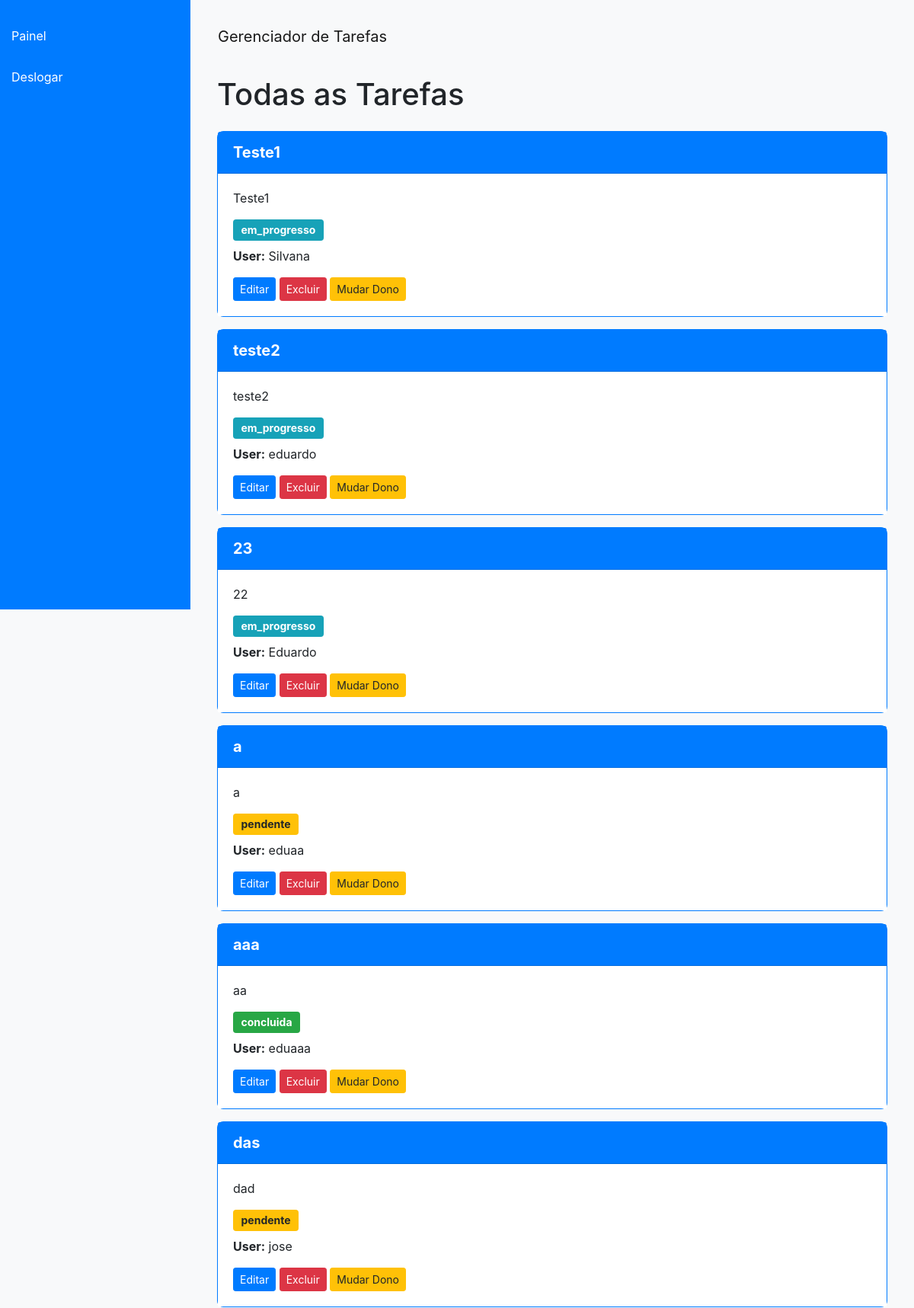
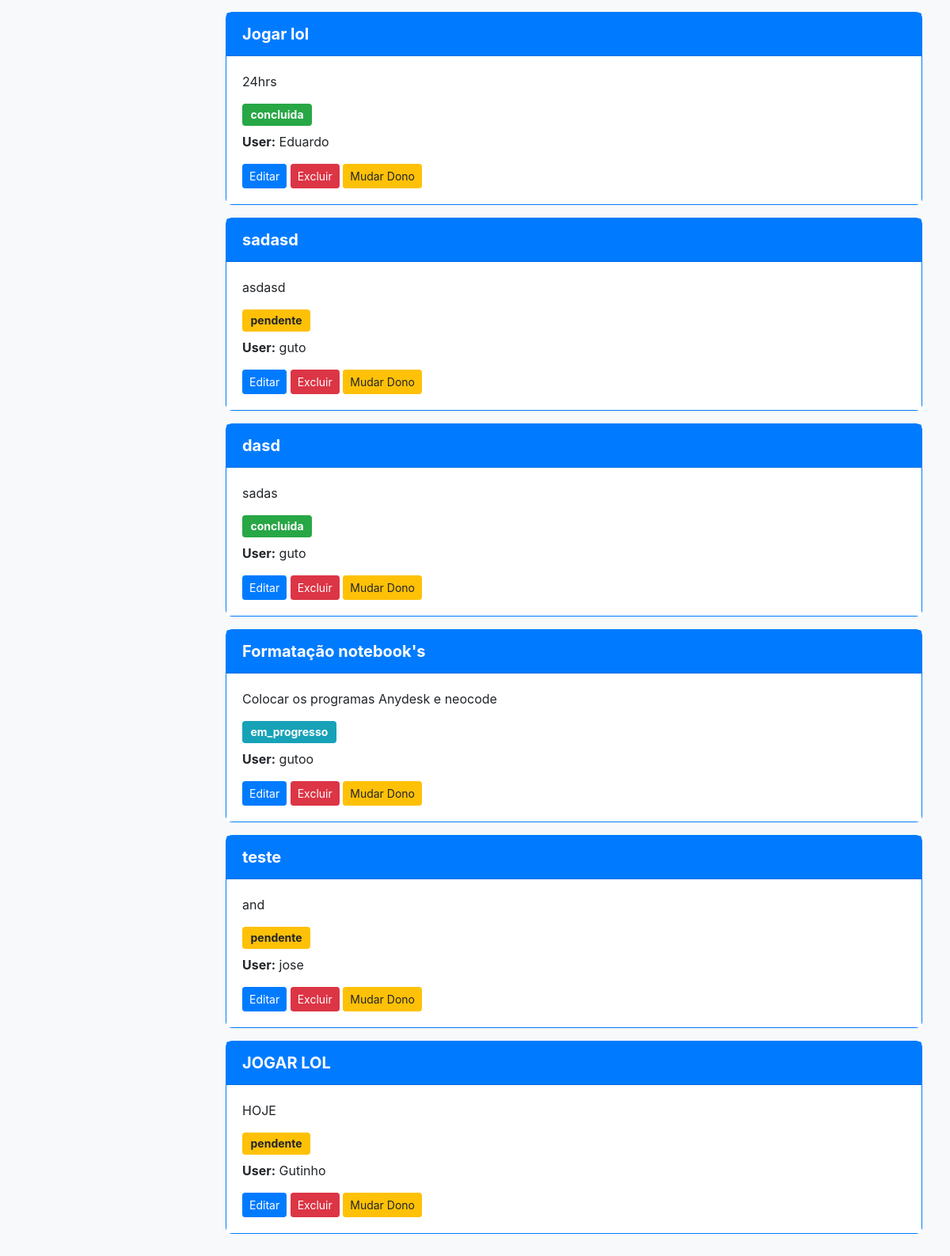
Before: /all_tasks (signed in) with the older database file (2 pictures, top to bottom).
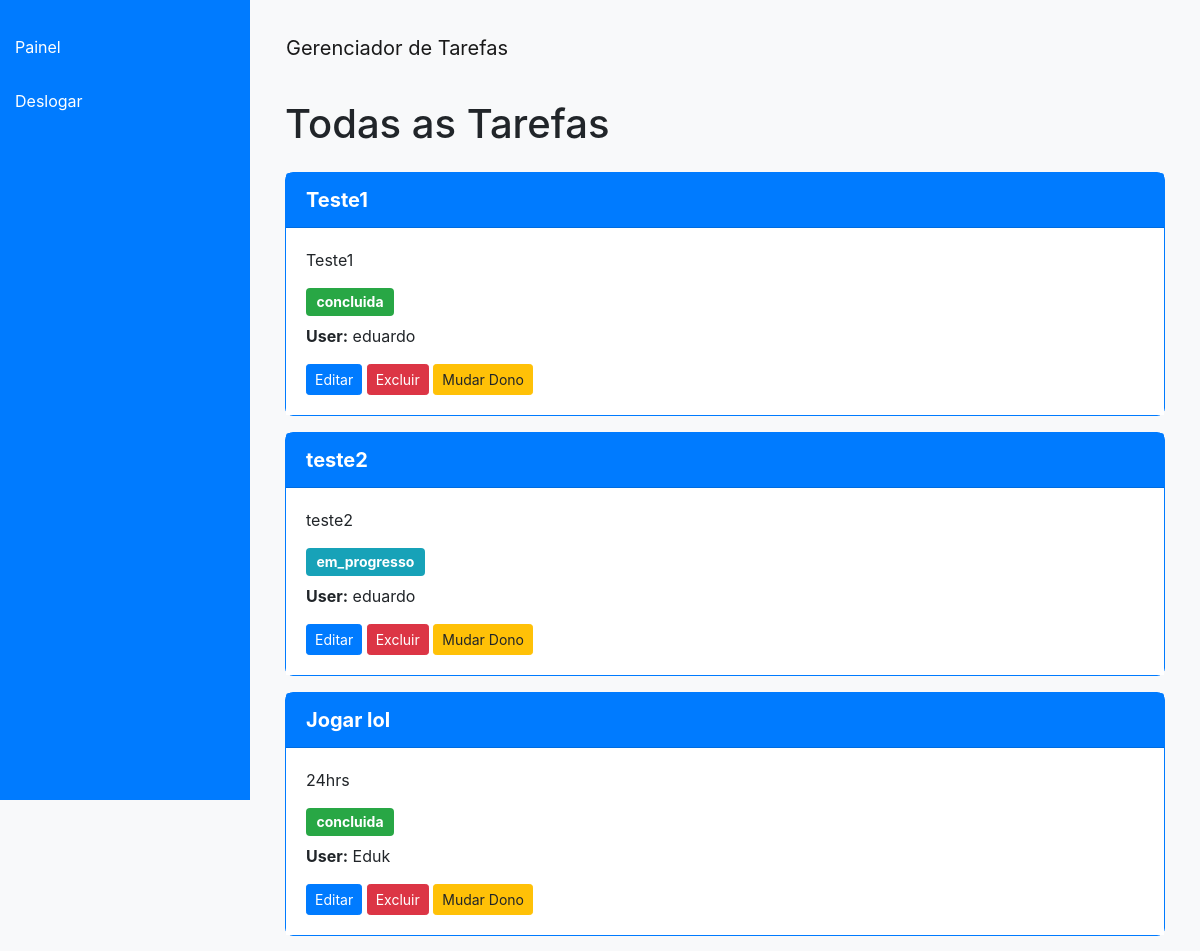
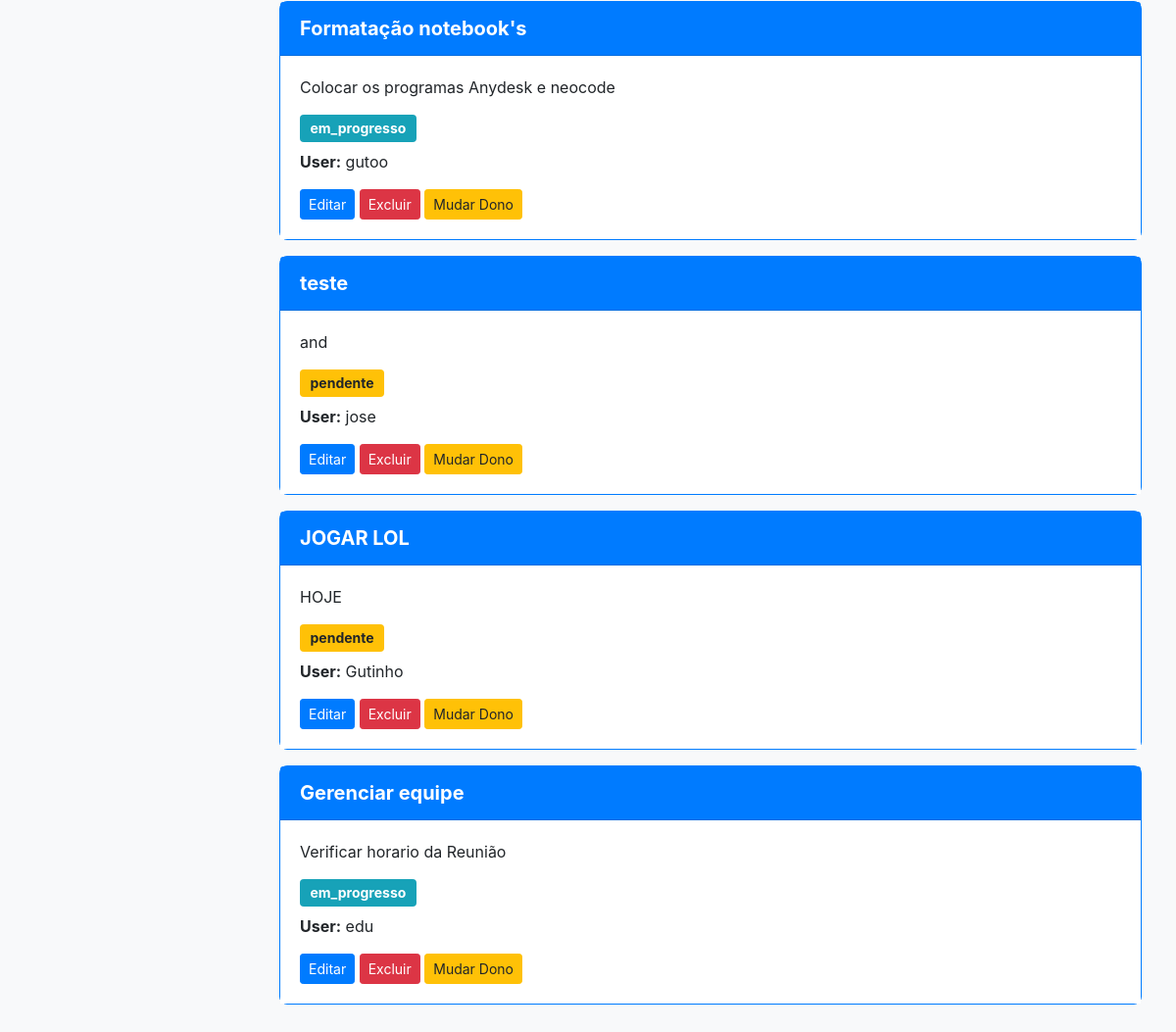
After: the same page with the newer database file (2 pictures, top to bottom).
### app.py (models this page shows)
class Task(db.Model):
    id = db.Column(db.Integer, primary_key=True)
    title = db.Column(db.String(100), nullable=False)
    description = db.Column(db.Text, nullable=False)
    status = db.Column(db.String(20), default='pendente')
    user_id = db.Column(db.Integer, db.ForeignKey('user.id'), nullable=False)

class User(db.Model):
    id = db.Column(db.Integer, primary_key=True)
    username = db.Column(db.String(150), unique=True, nullable=False)
    password = db.Column(db.String(150), nullable=False)
    tasks = db.relationship('Task', backref='owner', lazy=True)

### app.py (the view)
@app.route('/all_tasks')
def all_tasks():
    if 'user_id' not in session:
        return redirect(url_for('login'))
    tasks = Task.query.all()  # Recupera todas as tarefas de todos os usuários
    return render_template('all_tasks.html', tasks=tasks)

### templates/all_tasks.html (shortened to what this page needs)
<!DOCTYPE html>
<html lang="en">
<head>
    <link rel="stylesheet" href="https://stackpath.bootstrapcdn.com/bootstrap/4.5.2/css/bootstrap.min.css">
    <link rel="stylesheet" href="https://cdnjs.cloudflare.com/ajax/libs/font-awesome/5.15.4/css/all.min.css">
</head>
<body>
    <div class="sidebar">
        {% if 'user_id' in session %}
            <a href="{{ url_for('dashboard') }}">Painel</a>
            <a href="{{ url_for('logout') }}">Deslogar</a>
        {% else %}
            <a href="{{ url_for('login') }}">Entrar</a>
            <a href="{{ url_for('register') }}">Registrar</a>
        {% endif %}
    </div>
    <div class="content">
        <nav class="navbar navbar-expand-lg navbar-light bg-light">
            <a class="navbar-brand" href="{{ url_for('index') }}">Gerenciador de Tarefas</a>
        </nav>
        <div class="container mt-4">
            <h1 class="mb-4">Todas as Tarefas</h1>
            <div class="task-list">
                {% for task in tasks %}
                    <div class="card mb-3">
                        <div class="card-header">
                            {{ task.title }}
                        </div>
                        <div class="card-body">
                            <p class="card-text">{{ task.description }}</p>
                            <span class="badge
                                  {% if task.status == 'pendente' %} badge-warning
                                  {% elif task.status == 'em_progresso' %} badge-info
                                  {% elif task.status == 'concluida' %} badge-success
                                  {% endif %}">
                                {{ task.status }}
                            </span>
                            <p class="mt-2"><strong>User:</strong> {{ task.owner.username }}</p>
                            <div class="mt-3">
                                <a href="{{ url_for('edit_task', task_id=task.id) }}" class="btn btn-primary btn-sm">Editar</a>
                                <a href="{{ url_for('delete_task', task_id=task.id) }}" class="btn btn-danger btn-sm">Excluir</a>
                                <a href="{{ url_for('change_task_owner', task_id=task.id) }}" class="btn btn-warning btn-sm">Mudar Dono</a>
                            </div>
                        </div>
                    </div>
                {% else %}
                    <p>Não há tarefas para exibir.</p>
                {% endfor %}
            </div>
        </div>
    </div>
</body>
</html>

### templates/all_tasks.html (style rules this page uses)
body { background-color: #f8f9fa; }
.sidebar { height: 100vh; width: 250px; position: fixed; top: 0; left: 0; background-color: #007bff; color: #ffffff; padding-top: 20px; }
.sidebar a { color: #ffffff; padding: 15px; text-decoration: none; display: block; }
.content { margin-left: 250px; padding: 20px; }
.card { border: 1px solid #007bff; border-radius: 0.5rem; }
.card-header { background-color: #007bff; color: #ffffff; font-size: 1.25rem; font-weight: bold; }
.card-body { background-color: #ffffff; }
.badge { font-size: 0.875rem; padding: 0.5em 0.75em; border-radius: 0.25rem; }
.btn-sm { padding: 0.25rem 0.5rem; font-size: 0.875rem; line-height: 1.5; border-radius: 0.2rem; }

Changed rows visible on the page:
removed Task: title "23", description "22", status "em_progresso", owner.username "Eduardo"
removed Task: title "a", description "a", status "pendente", owner.username "eduaa"
removed Task: title "aaa", description "aa", status "concluida", owner.username "eduaaa"
removed Task: title "das", description "dad", status "pendente", owner.username "jose"
removed Task: title "sadasd", description "asdasd", status "pendente", owner.username "guto"
removed Task: title "dasd", description "sadas", status "concluida", owner.username "guto"
changed Task "Teste1": status "em_progresso" → "concluida"; owner.username "Silvana" → "eduardo"
changed Task "Jogar lol": owner.username "Eduardo" → "Eduk"
added Task: title "Gerenciar equipe", description "Verificar horario da Reunião", status "em_progresso", owner.username "edu"
